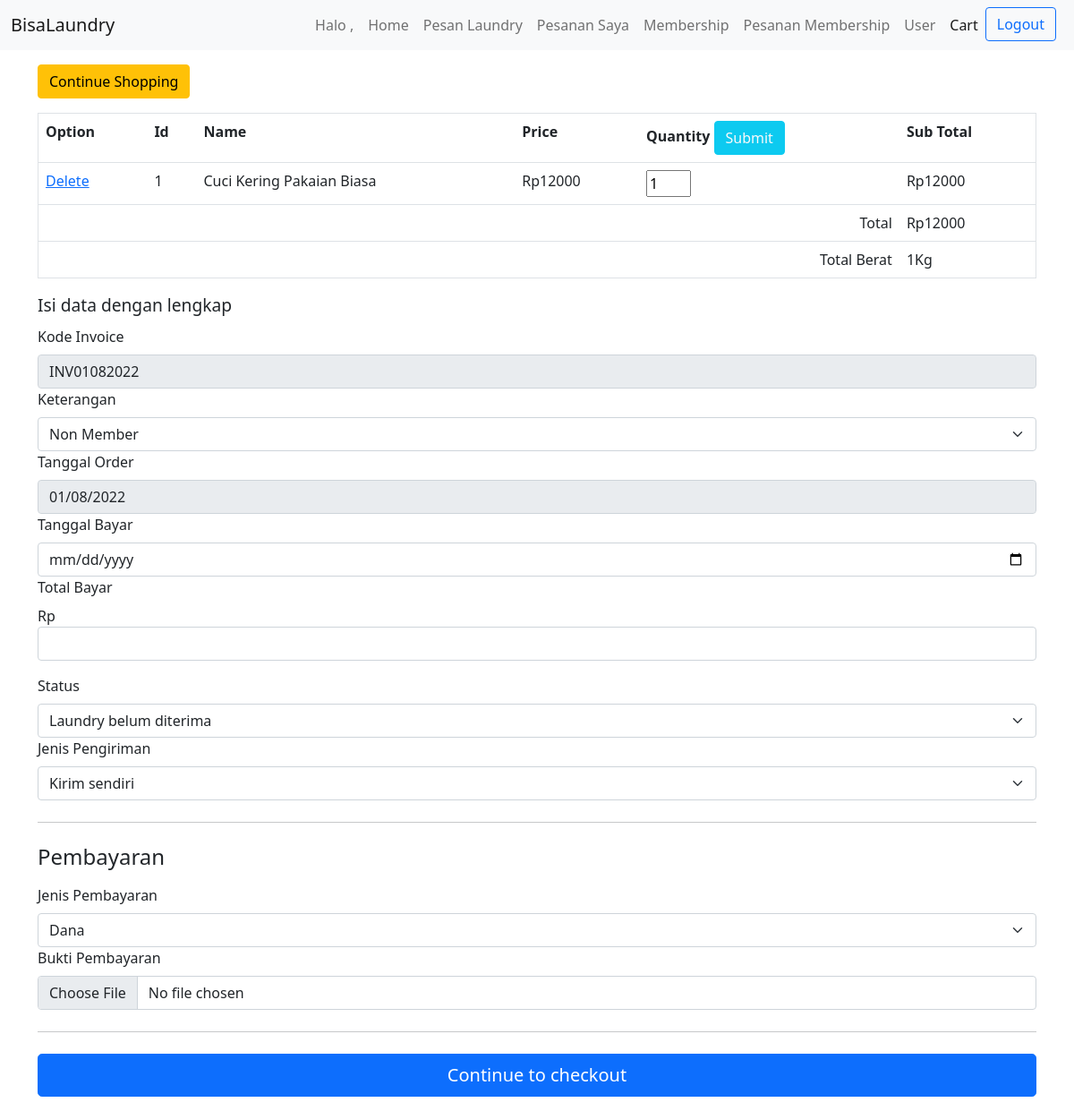
The page /non_member/cart.php?id_paket=1 on the database its author committed.
### tables this page shows
CREATE TABLE `paket` (
  `id_paket` int(11) NOT NULL,
  `jenis` varchar(30) NOT NULL,
  `nama_paket` varchar(100) NOT NULL,
  `harga_paket` int(11) NOT NULL,
  `quantity` int(11) NOT NULL
);

### non_member/cart.php (the view, shortened to what this page needs)
<!DOCTYPE html>
<html lang="en">
<head>
    <link rel="stylesheet" href="https://cdn.jsdelivr.net/npm/bootstrap@5.0.2/dist/css/bootstrap.min.css">
</head>
<body>
     <nav class="navbar navbar-expand-lg navbar-light bg-light">
  <div class="container-fluid">
    <a class="navbar-brand" href="berandanon.php">BisaLaundry</a>
    <div class="collapse navbar-collapse" id="navbarNav">
      <ul class="navbar-nav ms-auto">
        <li class="nav-item">
        <a href="" class="nav-link" aria-current="page">Halo <b><?php echo $_SESSION['keterangan']; ?></b>, <b><?php echo $_SESSION['username']; ?></b></a>
        </li>
        <li class="nav-item">
          <a class="nav-link" aria-current="page" href="beranda_non.php">Home</a>
        </li>
        <li class="nav-item">
          <a class="nav-link" href="pesan_laundrynon.php">Pesan Laundry</a>
        </li>
        <li class="nav-item">
          <a class="nav-link" href="pesanan_dibayarnon.php">Pesanan Saya</a>
        </li>
        <li class="nav-item">
          <a class="nav-link" href="membershipnon.php">Membership</a>
        </li>
        <li class="nav-item">
          <a class="nav-link" href="pesanan_membernon.php">Pesanan Membership</a>
        </li>
        <li class="nav-item">
          <a class="nav-link" href="user.php">User</a>
        </li>
        <li class="nav-item">
          <a href="cart.php" class="nav-link active">Cart</a>
        </li>
        <li class="nav-item">
        <a href="logout.php"><input type="button" class="btn btn-outline-primary me-2" value="Logout"></a>
        </li>
      </ul>
    </div>
  </div>
</nav>
<div class="container">
    <a href="pesan_laundrynon.php" class="btn btn-warning mb-3 mt-3">Continue Shopping</a>
    <?php
    require '../config.php';
    if (isset ( $_GET ['id_paket'] ) && !isset($_POST['update'])) {
      $result = mysqli_query ( $connect, 'select * from paket where id_paket=' . $_GET ['id_paket'] );
    }
    ?>
    <form action="" method="post">
    <table cellpadding="2" cellspacing="2" border="1" class="table">
        <tr>
          <th>Option</th>
          <th>Id</th>
          <th>Name</th>
          <th>Price</th>
          <th>Quantity <button class="btn btn-info text-light" placeholder="Submit">Submit</button> <input
          </th>
          <th>Sub Total</th>
        </tr>
        <?php
        $cart = unserialize ( serialize ( $_SESSION ['cart'] ) );
        $s = 0;
        $a = 0;
        $index = 0;
        for($i = 0; $i < count ( $cart ); $i ++) {
          $s += $cart [$i]->harga_paket * $cart [$i]->quantity;
          $a += $cart [$i]->quantity;
          ?>
        <tr>
          <td><a href="cart.php?index=<?php echo $index; ?>"
            onclick="return confirm('Are you sure?')">Delete</a></td>
          <td><?php echo $cart[$i]->id_paket; ?></td>
          <td><?php echo $cart[$i]->nama_paket; ?></td>
          <td>Rp<?php echo $cart[$i]->harga_paket; ?></td>
          <td><input type="text" value="<?php echo $cart[$i]->quantity; ?>"
            style="width: 50px;" name="quantity[]"></td>
          <td>Rp<?php echo $cart[$i]->harga_paket * $cart[$i]->quantity; ?></td>
        </tr>
        <?php
        $index ++;
        }
        ?>
        <tr>
          <td colspan="5" align="right">Total</td>
          <td align="left">Rp<?php echo $s; ?></td>
        </tr>
        <tr>
        <td colspan="5" align="right">Total Berat</td>
          <td align="left"><?php echo $a; ?>Kg</td>
        </tr>
      </table>
      </form>
    <form method="post" action="checkout.php" enctype="multipart/form-data">
                  <div class="col-12 mb-2">
                    <big class="form-label">Isi data dengan lengkap</big>
                  </div>
                <div class="col-12">
                    <label for="username" class="form-label">Kode Invoice</label>
                    <div class="input-group has-validation">
                      <input type="text" name="kode_invoice" class="form-control" readonly value="<?php echo"INV".date("mdY") ?>">
                    </div>
                  </div>
                  <div class="col-12">
                    <label for="address" class="form-label">Keterangan</label>
                    <select class="form-select" aria-label="Default select example" name="keterangan">
                              <option value="non_member" style="color:black;">Non Member</option>
                          </select>
                  </div>
                  <div class="col-12">
                    <label for="address2" class="form-label">Tanggal Order</label>
                    <input type="date" name="tanggal_order" class="form-control" placeholder="id" readonly value="<?= date('Y-m-d') ?>">
                  </div>
                  <div class="col-12">
                    <label for="address2" class="form-label">Tanggal Bayar</label>
                    <input type="date" name="tgl_bayar" class="form-control" placeholder="tgl_bayar">
                  </div>
                  <div class="col-12">
                    <label for="address2" class="form-label">Total Bayar</label>
                    <p>Rp<input type="text" name="total_bayar" class="form-control" placeholder=""></p>
                  </div>
                  <div class="col-12">
                    <label for="address" class="form-label">Status</label>
                    <select class="form-select" aria-label="Default select example" name="status">
                              <option value="laundry_belum_diterima" style="color:black;">Laundry belum diterima</option>
                          </select>
                  </div>
                  <div class="col-12">
                    <label for="address" class="form-label">Jenis Pengiriman</label>
                    <select class="form-select" aria-label="Default select example" name="jenis_pengiriman">
                              <option value="kirim_sendiri" style="color:black;">Kirim sendiri</option>
                          </select>
                  </div>
                <hr class="my-4">
    <h4 class="mb-3">Pembayaran</h4>
    <div class="col-12">
        <label for="address" class="form-label">Jenis Pembayaran</label>
        <select class="form-select" aria-label="Default select example" name="jenis_pembayaran">
        <option selected value="dana" style="color:black;">Dana</option>
              </select>
      </div>
    <div class="col-12">
        <label for="address2" class="form-label">Bukti Pembayaran</label>
        <input type="file" name="foto" class="form-control" placeholder="foto">
      </div>
    <hr class="my-4">
    <button class="w-100 btn btn-primary btn-lg mb-3">Continue to checkout</button>
    </form>
</div>
</body>
</html>

### rows shown on the page
paket: id_paket "1", nama_paket "Cuci Kering Pakaian Biasa", harga_paket "12000", $cart[$i]->harga_paket*$cart[$i]->quantity "12000"

### other values the page prints
$s "12000"
$a "1"
